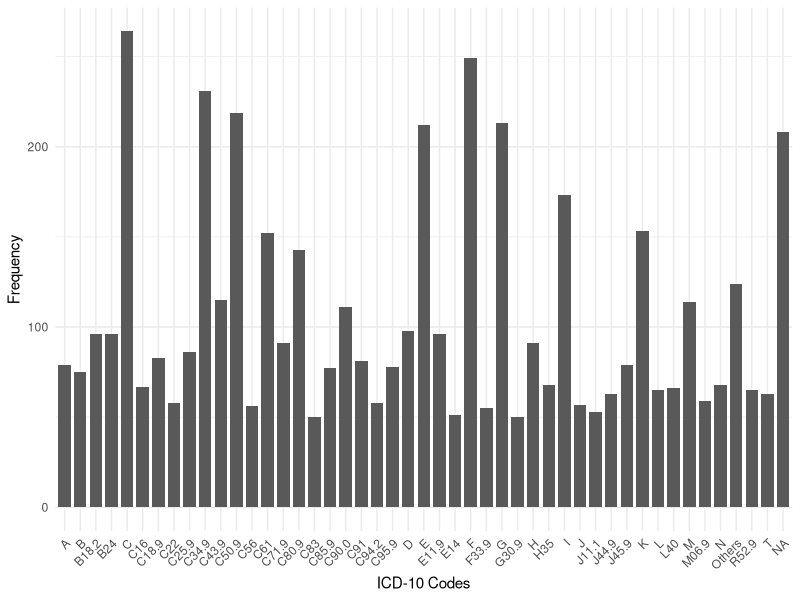

This chart was generated by the following R code:
#Clear workspace
rm(list = ls(all.names = TRUE))

#Packages
library(readxl)
library(dplyr)
library(sjmisc)
library(ggplot2)

#Import Data Set
getwd()
#if wd is (...)/Research, use Data/Preliminary_Data.xlsx . Otherwise, use Preliminary_Data.xlsx.
Data<-read_xlsx('Data/Prelimenary_Data.xlsx')


#ICD Data Frame
.ICD_Codes <- data.frame(doc_id = Data$Id, code = Data$`ICD-10 Code`, success = Data$`Trial Success`)

#Count Codes
Code_Counts <- dplyr::count(.ICD_Codes, code, sort=FALSE)

#Overall Results
Overall_Results <- data.frame(1)

.Termination <- dplyr::count(Data, Terminated)
Overall_Results$Tot_perc_term <- (.Termination$n[[2]]/(.Termination$n[[1]]+.Termination$n[[2]]))*100

Overall_Results$X1 <- NULL

.succes_overall <-dplyr::count(.ICD_Codes, success)
Overall_Results$Tot_perc_suc <- ((.succes_overall$n[[3]]/(.succes_overall$n[[2]]+.succes_overall$n[[3]]))*100)

.randomised_overall <- dplyr::count(Data, Randomized)
Overall_Results$Tot_perc_rand <- ((.randomised_overall$n[[2]]/(.randomised_overall$n[[1]]+.randomised_overall$n[[2]]))*100)

.single_overall <- dplyr::count(Data, Single_Blind)
Overall_Results$Tot_perc_single <- ((.single_overall$n[[2]]/(.single_overall$n[[1]]+.single_overall$n[[2]]))*100)

.double_overall <- dplyr::count(Data, Double_Blind)
Overall_Results$Tot_perc_double <- ((.double_overall$n[[2]]/(.double_overall$n[[1]]+.double_overall$n[[2]]))*100)

.triple_overall <- dplyr::count(Data, Triple_blind)
Overall_Results$Tot_perc_triple <- ((.triple_overall$n[[2]]/(.triple_overall$n[[1]]+.triple_overall$n[[2]]))*100)

Overall_Results$Tot_perc_blind <- Overall_Results$Tot_perc_triple + Overall_Results$Tot_perc_double + Overall_Results$Tot_perc_single

.control_overall <- dplyr::count(Data, Controlled)
Overall_Results$Tot_perc_control <- ((.control_overall$n[[2]]/(.control_overall$n[[1]]+.control_overall$n[[2]]))*100)

#Get codes with sufficient trials
Sufficient_Base <- subset(Code_Counts, n >= 50)

#Group insufficient cases on first three characters
.old <- Code_Counts$code[1]
.nums <- 0
.total <- 0
group_names <- rep(NA, nrow(Code_Counts))
.treshhold <- 50

Grouped_Codes <- data.frame(matrix(ncol = 2, nrow = 0))
.x <- c("group", "total")
colnames(Grouped_Codes) <- .x

  #go trough each element
for(i in 2:(nrow(Code_Counts))){
  if(Code_Counts$n[i] < .treshhold && Code_Counts$n[i-1] < .treshhold){
    #check if code is similar as the one above it
    if( str_contains(Code_Counts$code[i], substr(.old, 0, 3)) ){
      # if it is the first element that is similar also take the one above
      if (.nums == 0){
        .total = .total + Code_Counts$n[i-1]
        group_names[i-1] = substr(.old, 0, 3)
      }
      
      group_names[i] = substr(.old, 0, 3)
      .total = .total + Code_Counts$n[i]
      .nums = .nums + 1
    }
    else{
      if (.nums != 0){
        y <- data.frame(group=substr(.old, 0, 3), .total = .total)
        Grouped_Codes <- rbind(Grouped_Codes, y)
      }
      #Reset Variables
      .nums = 0
      .total = 0
      
      #Add standard name to the group
      group_names[i] = Code_Counts$code[i]
      #Current code in old variable for use in the next loop
      .old = Code_Counts$code[i]
      
    }
  }
  if(is.na(group_names[i])){
    group_names[i] = Code_Counts$code[i]
  }
}
#If, after original grouping, the group size is still smaller than treshhold: replace group with just the first letter
for(i in 1:(nrow(Grouped_Codes))){
  if(Grouped_Codes$.total[i]<.treshhold){
    Grouped_Codes$group[i] = substr(Grouped_Codes$group[i], 0, 1)
  }
}
#group Grouped_Codes to sum together all entries by group
Grouped_Codes = aggregate(Grouped_Codes$.total, by=list(Category = Grouped_Codes$group), FUN=sum)
colnames(Grouped_Codes) <- .x

#group everything that's still too small
for(i in 1:(nrow(Grouped_Codes))){
  if(Grouped_Codes$total[i]<.treshhold){
    Grouped_Codes$group[i] = "Others"
  }
}
Grouped_Codes = aggregate(Grouped_Codes$total, by=list(Category = Grouped_Codes$group), FUN=sum)
colnames(Grouped_Codes) <- .x

#put groupname
Code_Counts$groups=group_names

#combine Sufficient_base with Grouped_codes
colnames(Sufficient_Base)<-colnames(Grouped_Codes)
All_Groups <- rbind(Grouped_Codes, Sufficient_Base)

#plot code occurrence
#, fill=substr(group, 0, 1)
ggplot(data=All_Groups, aes(x=group, y=total)) + 
  geom_bar(stat='identity', width = 0.8) + 
  theme_minimal() + 
  xlab ("ICD-10 Codes") + 
  ylab ("Frequency") + 
  theme(axis.text.x = element_text(angle = 45, vjust = 1, hjust = 1)) +
  theme(legend.title = element_blank())
  #theme(legend.position = "none")
